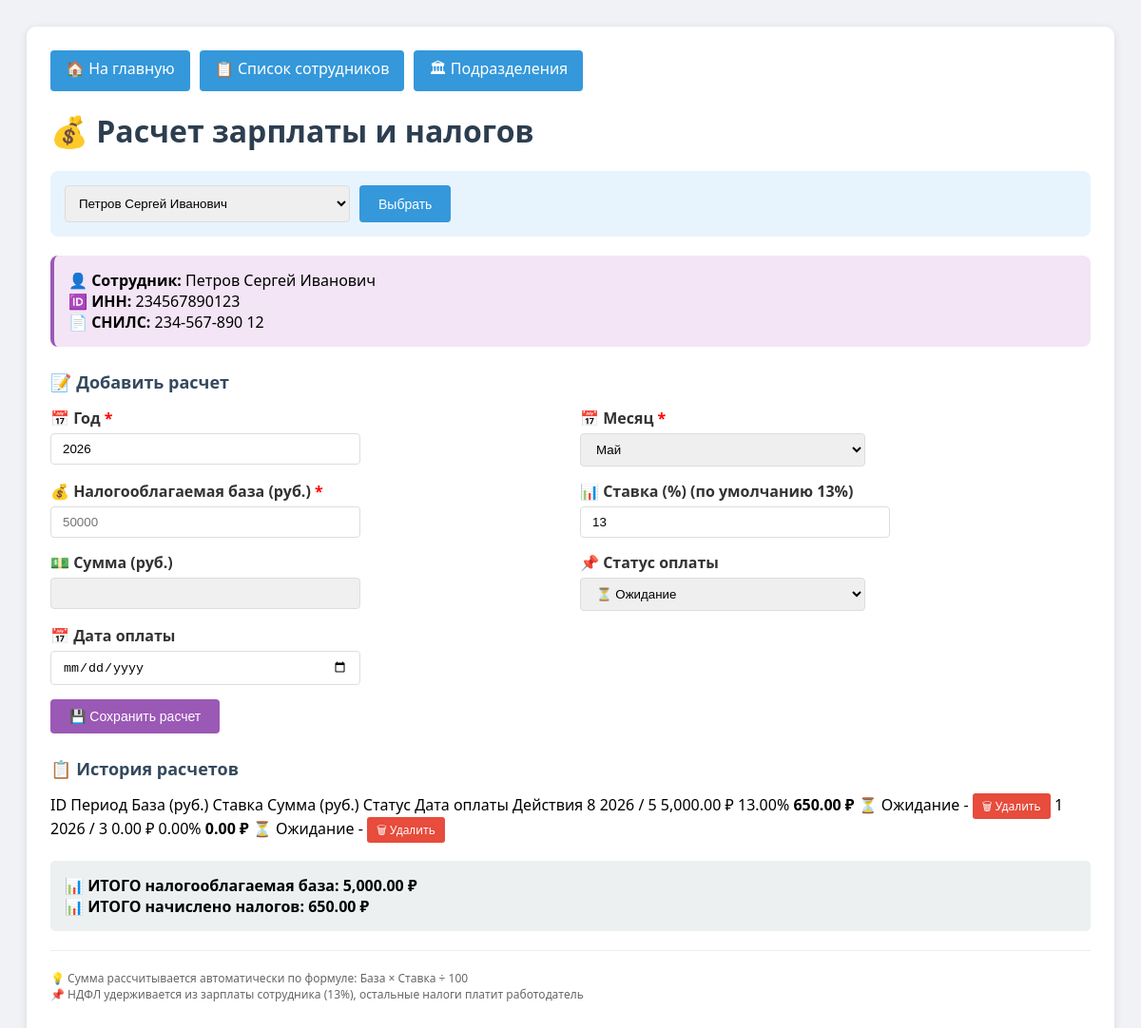
The page /salary_calc_list.php?employee_id=2 on the database its author committed.
### tables this page shows
CREATE TABLE `employees` (
  `employee_id` int(11) NOT NULL,
  `last_name` varchar(100) NOT NULL,
  `first_name` varchar(100) NOT NULL,
  `middle_name` varchar(100) DEFAULT NULL,
  `inn` varchar(12) DEFAULT NULL,
  `snils` varchar(14) DEFAULT NULL,
  `birth_date` date DEFAULT NULL,
  `hire_date` date NOT NULL,
  `dismissal_date` date DEFAULT NULL,
  `department_id` int(11) DEFAULT NULL,
  `position_id` int(11) DEFAULT NULL,
  `created_at` timestamp NULL DEFAULT current_timestamp()
);

CREATE TABLE `salary_calc` (
  `calc_id` int(11) NOT NULL,
  `employee_id` int(11) NOT NULL,
  `period_year` int(4) NOT NULL,
  `period_month` int(2) NOT NULL,
  `taxable_base` decimal(15,2) DEFAULT 0.00,
  `rate_percent` decimal(15,2) DEFAULT 0.00,
  `amount` decimal(15,2) DEFAULT 0.00,
  `payment_status` enum('pending','paid','overdue') DEFAULT 'pending',
  `payment_date` date DEFAULT NULL,
  `days_worked` decimal(5,2) DEFAULT 0.00,
  `hours_worked` decimal(6,2) DEFAULT 0.00,
  `base_salary` decimal(12,2) NOT NULL DEFAULT 0.00,
  `bonus` decimal(12,2) DEFAULT 0.00,
  `deduction` decimal(12,2) DEFAULT 0.00,
  `personal_income_tax` decimal(12,2) DEFAULT 0.00,
  `insurance_contributions` decimal(12,2) DEFAULT 0.00,
  `net_salary` decimal(12,2) DEFAULT 0.00,
  `calc_date` date DEFAULT NULL,
  `created_at` timestamp NULL DEFAULT current_timestamp()
);

### salary_calc_list.php (the view, shortened to what this page needs)
<?php
require_once 'config.php';
$error = '';
$employee_id = isset($_GET['employee_id']) ? (int)$_GET['employee_id'] : 0;
$employee = null;
if ($employee_id > 0) {
    try {
        $stmt = $pdo->prepare("SELECT * FROM employees WHERE employee_id = ?");
        $stmt->execute([$employee_id]);
        $employee = $stmt->fetch();
    } catch(PDOException $e) {
        $error = "Ошибка: " . $e->getMessage();
    }
}
$all_employees = [];
try {
    $stmt = $pdo->query("SELECT employee_id, last_name, first_name, middle_name FROM employees ORDER BY last_name");
    $all_employees = $stmt->fetchAll();
} catch(PDOException $e) {
}
$calculations = [];
if ($employee_id > 0) {
    try {
        $stmt = $pdo->prepare("SELECT * FROM salary_calc WHERE employee_id = ? ORDER BY period_year DESC, period_month DESC");
        $stmt->execute([$employee_id]);
        $calculations = $stmt->fetchAll();
    } catch(PDOException $e) {
        $error = "Ошибка загрузки расчетов: " . $e->getMessage();
    }
}
?>
<!DOCTYPE html>
<html lang="ru">
<head>
</head>
<body>
<div class="container">
    <div class="nav">
        <a href="index.php">🏠 На главную</a>
        <a href="index.php">📋 Список сотрудников</a>
        <a href="departments.php">🏛 Подразделения</a>
    </div>
    <h1>💰 Расчет зарплаты и налогов</h1>
    <div class="employee-selector">
        <form method="GET" style="display: flex; gap: 10px; width: 100%;">
            <select name="employee_id" style="padding: 10px;">
                <?php foreach ($all_employees as $emp): ?>
                    <option value="<?= $emp['employee_id'] ?>" <?= ($employee_id == $emp['employee_id']) ? 'selected' : '' ?>>
                        <?= htmlspecialchars($emp['last_name'] . ' ' . $emp['first_name'] . ' ' . ($emp['middle_name'] ?? '')) ?>
                    </option>
                <?php endforeach; ?>
            </select>
            <button type="submit">Выбрать</button>
        </form>
    </div>
    <?php if ($employee && $employee_id > 0): ?>
        <div class="info-employee">
            <strong>👤 Сотрудник:</strong> <?= htmlspecialchars($employee['last_name'] . ' ' . $employee['first_name'] . ' ' . ($employee['middle_name'] ?? '')) ?>
            <br>
            <strong>🆔 ИНН:</strong> <?= htmlspecialchars($employee['inn'] ?? '-') ?>
            <br>
            <strong>📄 СНИЛС:</strong> <?= htmlspecialchars($employee['snils'] ?? '-') ?>
        </div>
        <h2>📝 Добавить расчет</h2>
        <form method="POST" id="calcForm">
            <div class="form-row">
                <div class="form-group">
                    <label class="required">📅 Год</label>
                    <input type="number" name="period_year" value="<?= date('Y') ?>" min="2020" max="2030" required>
                </div>
                <div class="form-group">
                    <label class="required">📅 Месяц</label>
                    <select name="period_month" required>
                        <option value="5" selected>Май</option>
                    </select>
                </div>
            </div>
            <div class="form-row">
                <div class="form-group">
                    <label class="required">💰 Налогооблагаемая база (руб.)</label>
                    <input type="number" step="0.01" name="taxable_base" id="taxable_base" placeholder="50000" required>
                </div>
                <div class="form-group">
                    <label>📊 Ставка (%) (по умолчанию 13%)</label>
                    <input type="number" step="0.01" name="rate_percent" id="rate_percent" placeholder="13" value="13">
                </div>
            </div>
            <div class="form-row">
                <div class="form-group">
                    <label>💵 Сумма (руб.)</label>
                    <input type="number" step="0.01" name="amount" id="amount" readonly style="background: #f0f0f0; font-weight: bold;">
                </div>
                <div class="form-group">
                    <label>📌 Статус оплаты</label>
                    <select name="payment_status">
                        <option value="pending">⏳ Ожидание</option>
                    </select>
                </div>
            </div>
            <div class="form-row">
                <div class="form-group">
                    <label>📅 Дата оплаты</label>
                    <input type="date" name="payment_date">
                </div>
                <div class="form-group">
                </div>
            </div>
            <button type="submit" name="save_calc">💾 Сохранить расчет</button>
        </form>
        <h2>📋 История расчетов</h2>
        <?php if (empty($calculations)): ?>
            <p>Нет данных о расчетах зарплаты для этого сотрудника</p>
        <?php else: ?>
                <thead>
                    <tr>
                        <th>ID</th>
                        <th>Период</th>
                        <th>База (руб.)</th>
                        <th>Ставка</th>
                        <th>Сумма (руб.)</th>
                        <th>Статус</th>
                        <th>Дата оплаты</th>
                        <th>Действия</th>
                    </tr>
                </thead>
                <tbody>
                    <?php
                    $total_amount = 0;
                    $total_base = 0;
                    foreach ($calculations as $calc):
                        $total_amount += $calc['amount'] ?? 0;
                        $total_base += $calc['taxable_base'] ?? 0;
                    ?>
                        <tr>
                            <td><?= $calc['calc_id'] ?></td>
                            <td><?= $calc['period_year'] ?> / <?= $calc['period_month'] ?></td>
                            <td><?= number_format($calc['taxable_base'] ?? 0, 2) ?> ₽</td>
                            <td><?= number_format($calc['rate_percent'] ?? 0, 2) ?>%</td>
                            <td><strong><?= number_format($calc['amount'] ?? 0, 2) ?> ₽</strong></td>
                            <td>
                                <?php if (($calc['payment_status'] ?? 'pending') == 'pending'): ?>
                                    ⏳ Ожидание
                                <?php elseif (($calc['payment_status'] ?? '') == 'paid'): ?>
                                    ✅ Оплачено
                                <?php else: ?>
                                    ⚠️ Просрочено
                                <?php endif; ?>
                            </td>
                            <td><?= $calc['payment_date'] ?? '-' ?></td>
                            <td>
                                <a href="salary_calc.php?employee_id=<?= $employee_id ?>&delete_id=<?= $calc['calc_id'] ?>"
                                   class="btn-delete"
                                   onclick="return confirm('Удалить расчет?')">🗑 Удалить</a>
                            </td>
                        </tr>
                    <?php endforeach; ?>
                </tbody>
            <div class="total">
                📊 ИТОГО налогооблагаемая база: <?= number_format($total_base, 2) ?> ₽<br>
                📊 ИТОГО начислено налогов: <?= number_format($total_amount, 2) ?> ₽
            </div>
        <?php endif; ?>
    <?php elseif ($employee_id <= 0 && empty($error)): ?>
        <div class="info-employee" style="background: #fff3cd; color: #856404;">
            👈 Пожалуйста, выберите сотрудника из списка
        </div>
    <?php endif; ?>
    <hr>
    <p style="color: #666; font-size: 12px;">
        💡 Сумма рассчитывается автоматически по формуле: База × Ставка ÷ 100<br>
        📌 НДФЛ удерживается из зарплаты сотрудника (13%), остальные налоги платит работодатель
    </p>
</div>
</body>
</html>

### salary_calc_list.php (style rules this page uses)
body { font-family: 'Segoe UI', Arial, sans-serif; background: #f0f2f5; padding: 20px; }
.container { max-width: 1200px; margin: 0 auto; background: white; border-radius: 10px; padding: 25px; box-shadow: 0 2px 10px rgba(0,0,0,0.1); }
h1 { color: #2c3e50; margin-top: 0; }
h2 { color: #34495e; font-size: 18px; margin-top: 25px; }
.nav { margin-bottom: 20px; display: flex; gap: 10px; flex-wrap: wrap; }
.nav a { text-decoration: none; background: #3498db; color: white; padding: 8px 16px; border-radius: 4px; }
.form-group { margin-bottom: 15px; }
label { display: block; margin-bottom: 5px; font-weight: bold; color: #333; }
input, select { padding: 8px 12px; border: 1px solid #ddd; border-radius: 4px; width: 100%; max-width: 300px; }
button { background: #9b59b6; color: white; padding: 10px 20px; border: none; border-radius: 4px; cursor: pointer; font-size: 14px; }
.info-employee { background: #f3e5f5; padding: 15px; border-radius: 8px; margin-bottom: 20px; border-left: 4px solid #9b59b6; }
.btn-delete { background: #e74c3c; color: white; padding: 5px 10px; text-decoration: none; border-radius: 3px; font-size: 12px; }
.employee-selector { background: #e8f4fd; padding: 15px; border-radius: 8px; margin-bottom: 20px; display: flex; gap: 10px; align-items: flex-end; }
.employee-selector select { flex: 2; margin: 0; }
.employee-selector button { margin: 0; background: #3498db; }
.total { background: #ecf0f1; padding: 15px; border-radius: 5px; margin-top: 20px; font-weight: bold; }
hr { margin: 20px 0; border: none; border-top: 1px solid #eee; }
.form-row { display: flex; flex-wrap: wrap; gap: 20px; }
.form-row .form-group { flex: 1; min-width: 200px; }
.required:after { content: " *"; color: red; }

### rows shown on the page
employees: last_name+first_name+middle_name "Петров Сергей Иванович", inn "234567890123", snils "234-567-890 12"
salary_calc: calc_id "8", period_year "2026", period_month "5", taxable_base "5,000.00", rate_percent "13.00", amount "650.00", payment_status "⏳ Ожидание", payment_date "-"
salary_calc: calc_id "1", period_year "2026", period_month "3", taxable_base "0.00", rate_percent "0.00", amount "0.00", payment_status "⏳ Ожидание", payment_date "-"

### other values the page prints
$total_base "5,000.00"
$total_amount "650.00"
form field employee_id "Петров Сергей Иванович"
